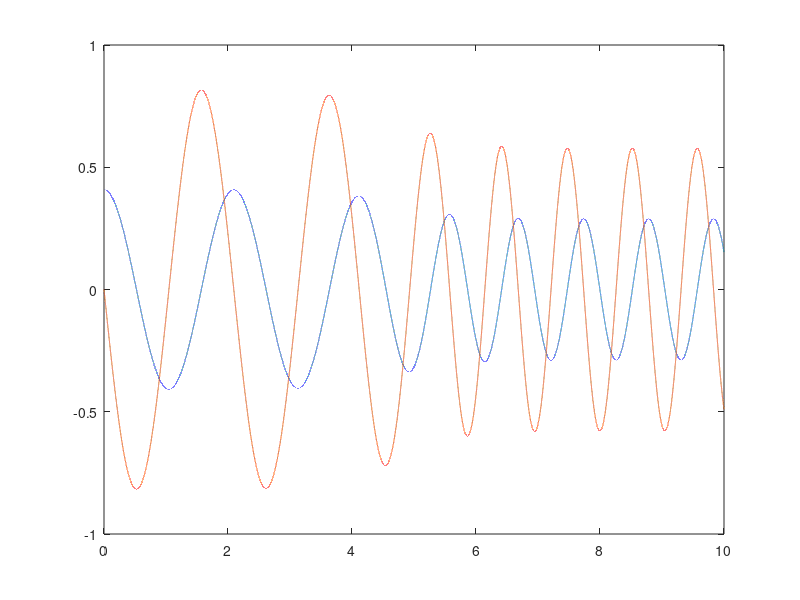

MATLAB code for this plot:
%Numerov method
clear all;
tmin=0;
tmax=10;
nt=200000;
nt1=nt/2;
t=linspace(tmin,tmax,nt);
t1=linspace(tmin,tmax,nt1);
dt=2*tmax/nt;
dt2=tmax/nt;

w_i=3;
w_f=6;
a=(w_f+w_i)/2;
b=(w_f-w_i)/2;
dT=1;
w=a+(b*tanh((t-(tmax/2))/dT));

%initial condition
% f(1)=1/sqrt(2*w_i);
% g(1)=-1i*w_i*1/sqrt(2*w_i);

f=zeros(1,nt);

% initial condition
y_d(1)=1/sqrt(2*w_i);
y1_d(1)=-1i*w_i*1/sqrt(2*w_i);

k0= (dt^2)*(-1*(w(1)^2)*y_d(1));
k1= (dt^2)*(-1*(w(2)^2)*(y_d(1)+dt2*y1_d(1)+k0/8));
k2= (dt^2)*(-1*(w(3)^2)*(y_d(1)+dt*y1_d(1)+0.5*k1));

y_d(3)=y_d(1)+dt*y1_d(1)+(k0+2*k1)/6;

%get new initial value
% f(2)=f(1)+dt*g(1)-0.5*(dt^2)*(w(1)^2)*f(1);

% new set of initial conditions is f(1) and f(2)
f(1)=1/sqrt(2*w_i);
f(2)=y_d(3);

for n=2:nt-1
    
% f(n+1) = (2*(1-(5/12)*((dt2)^2)*(w(n)^2))*f(n)-(1+(1/12)*((dt2)^2)*(w(n-1)^2))*f(n-1))/(1+(1/12)*((dt2)^2)*(w(n+1)^2));

fn1=2*f(n)*(1-(5/12)*(dt2)^2*(w(n)^2));
fn2=f(n-1)*(1+(1/12)*(dt2)^2*(w(n-1)^2));
fd=(1+(1/12)*(dt2)^2*(w(n-1)^2));
f(n+1)= (fn1-fn2)/fd;

end

f(nt)=f(nt-1);

plot(t,real(f))
hold on
plot(t,imag(f))